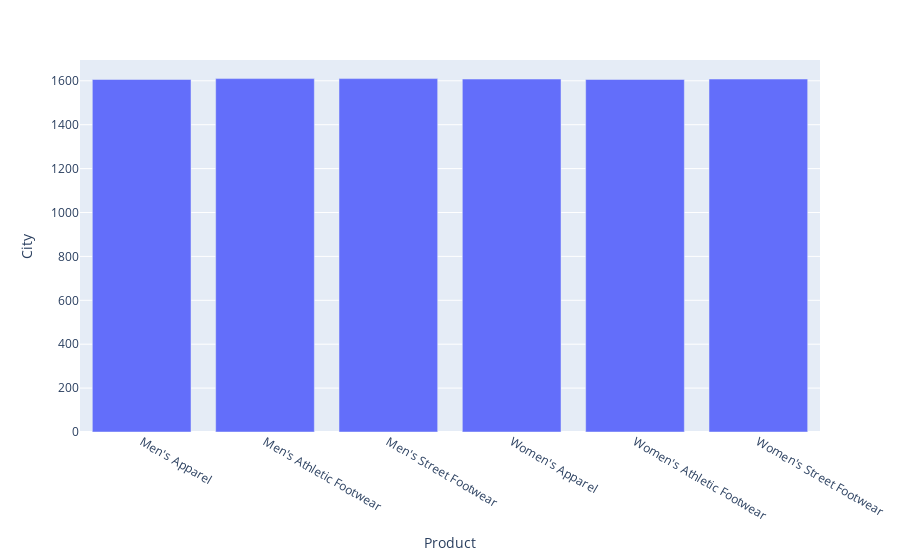

Notebook code cell kept with this figure:
### Code cell
px.bar(df_product, x = "Product",y="City")

### Figure 1 — Plotly figure (JSON) as saved in the notebook; plotly's stock layout.template omitted (floating-point values rounded to 4 significant figures)
{"data": [{"alignmentgroup": "True", "hovertemplate": "Product=%{x}<br>City=%{y}<extra></extra>", "legendgroup": "", "marker": {"color": "#636efa", "pattern": {"shape": ""}}, "name": "", "offsetgroup": "", "orientation": "v", "showlegend": false, "textposition": "auto", "type": "bar", "x": ["Men's Apparel", "Men's Athletic Footwear", "Men's Street Footwear", "Women's Apparel", "Women's Athletic Footwear", "Women's Street Footwear"], "xaxis": "x", "y": [1606, 1610, 1610, 1608, 1606, 1608], "yaxis": "y"}], "layout": {"barmode": "relative", "legend": {"tracegroupgap": 0}, "margin": {"t": 60}, "xaxis": {"anchor": "y", "domain": [0, 1], "title": {"text": "Product"}}, "yaxis": {"anchor": "x", "domain": [0, 1], "title": {"text": "City"}}}}
